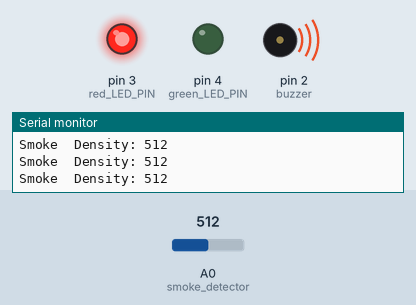
Bench run of a sketch on a simulated Arduino Uno, built with avr-gcc and run on an emulated ATmega328P. On the bench: output pins drawn as LEDs (lit = HIGH), buzzer (waves = sounding), the last lines printed to the serial monitor. The test bench sets the inputs (shaded band); at power-on: A0 (smoke_detector) = 512.

Above: at 1.2 s.
1.3 s: A0 (smoke_detector) set to 265
4.3 s: A0 (smoke_detector) set to 243
At 4.9 s:
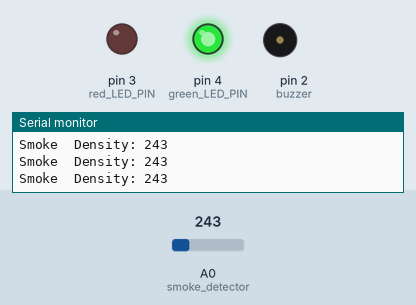
5.8 s: A0 (smoke_detector) set to 306
At 7.1 s:
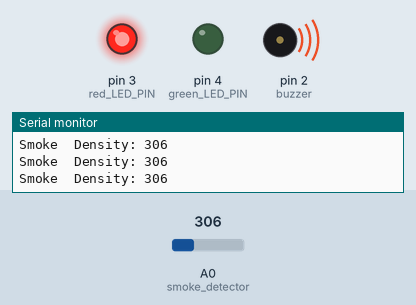
Timing chart, 0 to 8.8 s (numbered marks = the images above; inputs shaded):
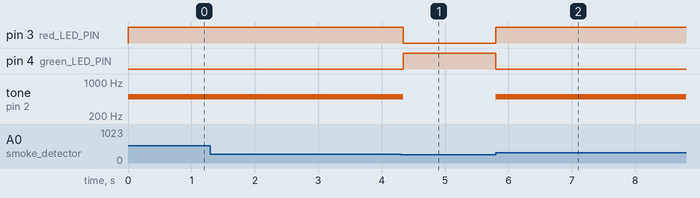

The sketch:

iotpro.ino
```cpp
int red_LED_PIN = 3;
int green_LED_PIN = 4;
int buzzer = 2;
int smoke_detector = A0;
int safety_lim = 250; //Sets  smoke density safe limit

void setup() {
  pinMode(red_LED_PIN, OUTPUT);
  pinMode(green_LED_PIN, OUTPUT);
  pinMode(buzzer,  OUTPUT);
  pinMode(smoke_detector, INPUT);
  Serial.begin(9600); //baud rate
}

void  loop() {
  int sensor_read = analogRead(smoke_detector);
  	//reads and  stores the reading from the detector in sensor_read

  Serial.print("Smoke  Density: ");
  Serial.println(sensor_read);

  if (sensor_read > safety_lim)
    // Checks if reading is beyond safety limit
  {
	  analogWrite(red_LED_PIN,255);
    analogWrite(green_LED_PIN, 0);
    tone(buzzer,500, 100); //piezo rings
  }
  else
  {
    analogWrite(green_LED_PIN, 255);
    analogWrite(red_LED_PIN,0);
    noTone(buzzer); //peizo wont ring
  }
  delay(50);
}
```

Measured:
- the behaviour switches between 251 and 250 on A0 (smoke_detector) (found by bisection; images 0 and 1)
- after the input at 4.3 s, pin 3 (red_LED_PIN): HIGH → LOW at once; pin 4 (green_LED_PIN): LOW → HIGH at once; tone on pin 2 (buzzer): 500 Hz → silent at once
- after the input at 5.8 s, pin 3 (red_LED_PIN): LOW → HIGH at once; pin 4 (green_LED_PIN): HIGH → LOW at once; tone on pin 2 (buzzer): silent → 500 Hz at once
